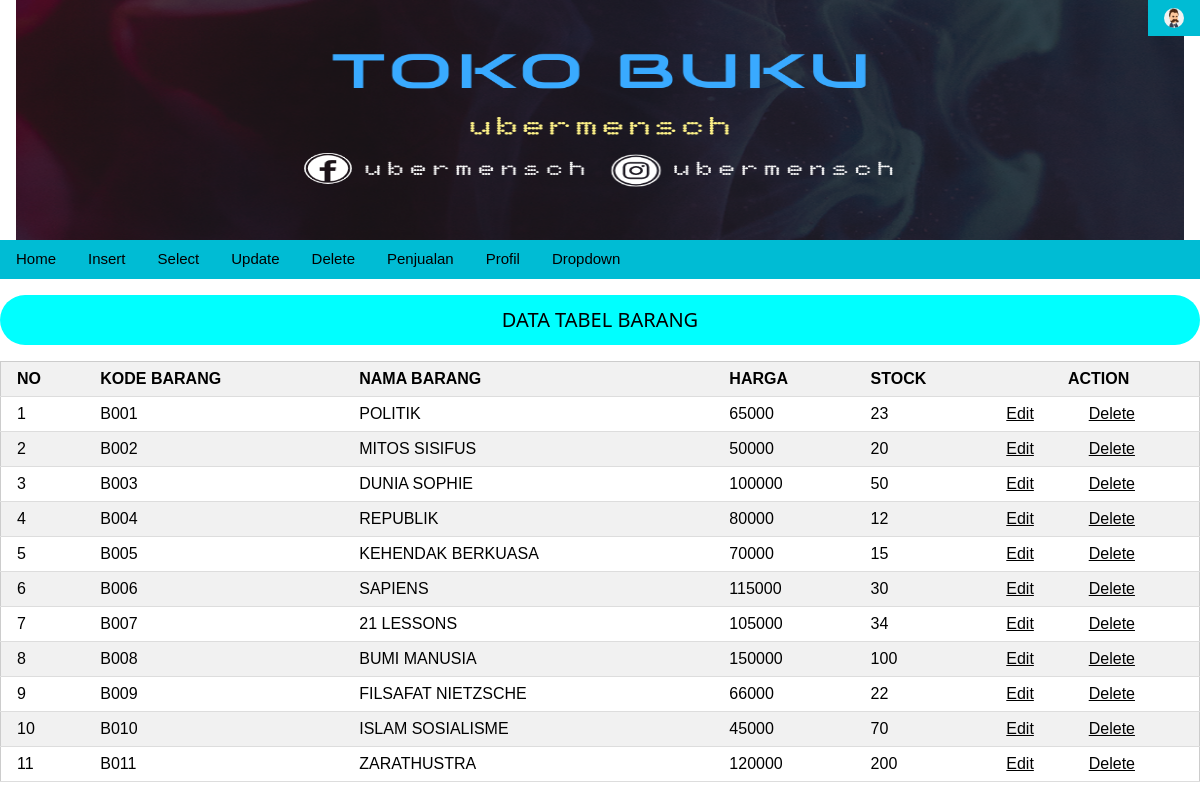
The app's page /admin/index2.php?p=tampilbarang with its own data.
### tables this page shows
CREATE TABLE `barang` (
  `kodebrg` varchar(10) NOT NULL,
  `namabarang` varchar(20) NOT NULL,
  `harga` varchar(20) NOT NULL,
  `stok` int(5) NOT NULL
);

### admin/pages/tampilbarang.php (the view, shortened to what this page needs)
<html>
    <link rel="stylesheet" href="w3.css">
    <center>
	<div class="w3-panel w3-round-xxlarge w3-aqua">
		<h4>DATA TABEL BARANG
	</div>
	<table class="w3-table-all">
	<thead>
	<thead>
      <tr class="w3-light-grey">
        <th>NO</th>
        <th>KODE BARANG</th>
        <th>NAMA BARANG</th>
		<th>HARGA</th>
		<th>STOCK</th>
		<th colspan="2" class="w3-center">ACTION</th>
      </tr>
    </thead>
	<?php
		require ("koneksi.php");
		$sql="select * from barang";
		$hasil=mysqli_query($conn,$sql);
		$row=mysqli_fetch_row($hasil);
		$n = 1;
		do
		{
		list($kodebrg,$namabarang,$harga,$stok) = $row;
		echo "<tr><td>$n
				<td>$kodebrg
				<td>$namabarang
				<td>$harga
				<td>$stok";
		echo "<td align=right><a href='index2.php?p=editbarang&kodebrg=$kodebrg'>Edit";
		echo "<td align=right><a href='index2.php?p=deletebarang&kodebrg=$kodebrg'>Delete";
		$n++;
		}
		while($row=mysqli_fetch_row($hasil));
	?>
</html>

### admin/index2.php (shortened to what this page needs)
<html>
    <link rel="stylesheet" href="w3.css">
<body>
    <div class="w3-bar w3-blue-gray">
        <button onclick="document.getElementById('id01').style.display='block'" class="w3-display-topright w3-button w3-cyan">
            <img src="../images/img_avatar4.png" class="w3-circle" alt="Alps" width=20 height=20>
        </button>
    </div>
    <div class="w3-container">
        <a href="index2.php">
        <img src="../images/header.png" width=100% height=30% >
    </div>
    <div class="w3-bar w3-cyan">
        <a href="index2.php?p=home" class="w3-bar-item w3-button">Home</a>
        <a href="index2.php?p=inputbarang" class="w3-bar-item w3-button">Insert</a>
        <a href="index2.php?p=tampilbarang" class="w3-bar-item w3-button">Select</a>
        <a href="index2.php?p=update" class="w3-bar-item w3-button">Update</a>
        <a href="index2.php?p=delete" class="w3-bar-item w3-button">Delete</a>
        <a href="index2.php?p=datapenjualan" class="w3-bar-item w3-button">Penjualan</a>
        <a href="index2.php?p=profil" class="w3-bar-item w3-button">Profil</a>
        <div class="w3-dropdown-hover">
            <button class="w3-button">Dropdown</button>
        </div>
    </div>
    <div id="konten">
        <?php
        $pages_dir = 'pages';
        if(!empty($_GET['p'])){
        $pages = scandir($pages_dir, 0);
        unset($pages[0], $pages[1]);
        $p = $_GET['p'];
        if(in_array($p.'.html', $pages)){
        include($pages_dir.'/'.$p.'.html');
        } else if(in_array($p.'.php', $pages)){
        include($pages_dir.'/'.$p.'.php');
        } else
        {
        echo "<center>";
        echo "$pages_dir Halaman tidak ditemukan! :(";
        }
        } else {
        include($pages_dir.'/home.html');
        }
        ?>
    </div>
</body>
</html>

### admin/w3.css (style rules this page uses)
*,*:before,*:after { box-sizing:inherit }
html { -ms-text-size-adjust:100%;-webkit-text-size-adjust:100% }
body { margin:0 }
a { background-color:transparent }
img { border-style:none }
button,input,select,textarea,optgroup { font:inherit;margin:0 }
button,input { overflow:visible }
button,select { text-transform:none }
button,[type=button],[type=reset],[type=submit] { -webkit-appearance:button }
html,body { font-family:Verdana,sans-serif;font-size:15px;line-height:1.5 }
html { overflow-x:hidden }
h4 { font-size:20px }
h1,h2,h3,h4,h5,h6 { font-family:"Segoe UI",Arial,sans-serif;font-weight:400;margin:10px 0 }
img { vertical-align:middle }
a { color:inherit }
.w3-table,.w3-table-all { border-collapse:collapse;border-spacing:0;width:100%;display:table }
.w3-table-all { border:1px solid #ccc }
.w3-bordered tr,.w3-table-all tr { border-bottom:1px solid #ddd }
.w3-table-all tr:nth-child(odd) { background-color:#fff }
.w3-table-all tr:nth-child(even) { background-color:#f1f1f1 }
.w3-table td,.w3-table th,.w3-table-all td,.w3-table-all th { padding:8px 8px;display:table-cell;text-align:left;vertical-align:top }
.w3-table th:first-child,.w3-table td:first-child,.w3-table-all th:first-child,.w3-table-all td:first-child { padding-left:16px }
.w3-btn,.w3-button { border:none;display:inline-block;padding:8px 16px;vertical-align:middle;overflow:hidden;text-decoration:none;color:inherit;background-color:inherit;text-align:center;cursor:pointer;white-space:nowrap }
.w3-btn,.w3-button { -webkit-touch-callout:none;-webkit-user-select:none;-khtml-user-select:none;-moz-user-select:none;-ms-user-select:none;user-select:none }
.w3-dropdown-click,.w3-dropdown-hover { position:relative;display:inline-block;cursor:pointer }
.w3-bar { width:100%;overflow:hidden }
.w3-bar .w3-bar-item { padding:8px 16px;float:left;width:auto;border:none;display:block;outline:0 }
.w3-bar .w3-dropdown-hover,.w3-bar .w3-dropdown-click { position:static;float:left }
.w3-bar .w3-button { white-space:normal }
.w3-container:after,.w3-container:before,.w3-panel:after,.w3-panel:before,.w3-row:after,.w3-row:before,.w3-row-padding:after,.w3-row-padding:before, .w3-cell-row:before,.w3-cell-row:after,.w3-clear:after,.w3-clear:before,.w3-bar:before,.w3-bar:after { content:"";display:table;clear:both }
.w3-display-topright { position:absolute;right:0;top:0 }
.w3-circle { border-radius:50% }
.w3-round-xxlarge { border-radius:32px }
.w3-container,.w3-panel { padding:0.01em 16px }
.w3-panel { margin-top:16px;margin-bottom:16px }
.w3-center { text-align:center!important }
.w3-aqua,.w3-hover-aqua:hover { color:#000!important;background-color:#00ffff!important }
.w3-cyan,.w3-hover-cyan:hover { color:#000!important;background-color:#00bcd4!important }
.w3-blue-grey,.w3-hover-blue-grey:hover,.w3-blue-gray,.w3-hover-blue-gray:hover { color:#fff!important;background-color:#607d8b!important }
.w3-light-grey,.w3-hover-light-grey:hover,.w3-light-gray,.w3-hover-light-gray:hover { color:#000!important;background-color:#f1f1f1!important }

### records on screen
barang: kodebrg "B001", namabarang "POLITIK", harga "65000", stok "23"
barang: kodebrg "B002", namabarang "MITOS SISIFUS", harga "50000", stok "20"
barang: kodebrg "B003", namabarang "DUNIA SOPHIE", harga "100000", stok "50"
barang: kodebrg "B004", namabarang "REPUBLIK", harga "80000", stok "12"
barang: kodebrg "B005", namabarang "KEHENDAK BERKUASA", harga "70000", stok "15"
barang: kodebrg "B006", namabarang "SAPIENS", harga "115000", stok "30"
barang: kodebrg "B007", namabarang "21 LESSONS", harga "105000", stok "34"
barang: kodebrg "B008", namabarang "BUMI MANUSIA", harga "150000", stok "100"
barang: kodebrg "B009", namabarang "FILSAFAT NIETZSCHE", harga "66000", stok "22"
barang: kodebrg "B010", namabarang "ISLAM SOSIALISME", harga "45000", stok "70"
barang: kodebrg "B011", namabarang "ZARATHUSTRA", harga "120000", stok "200"
